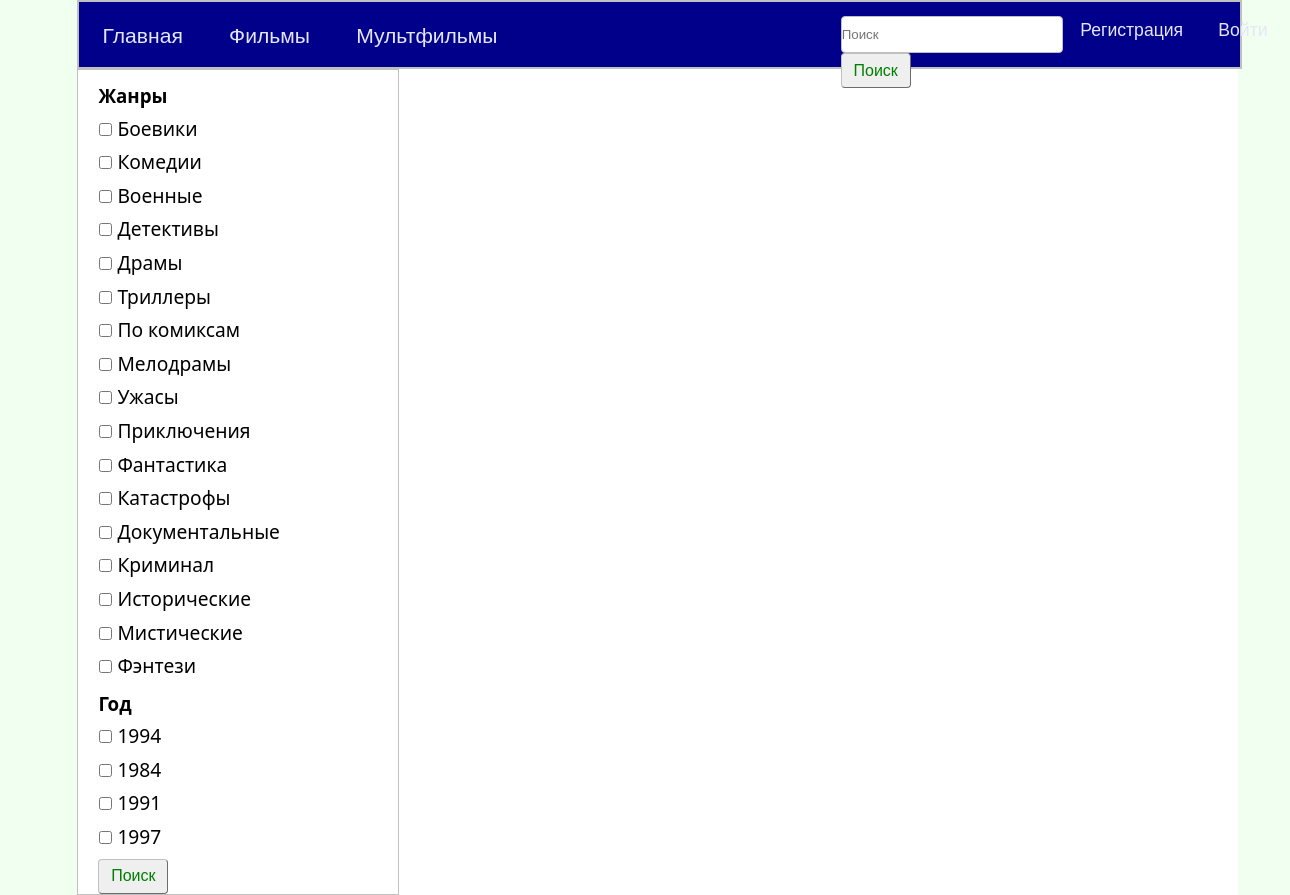
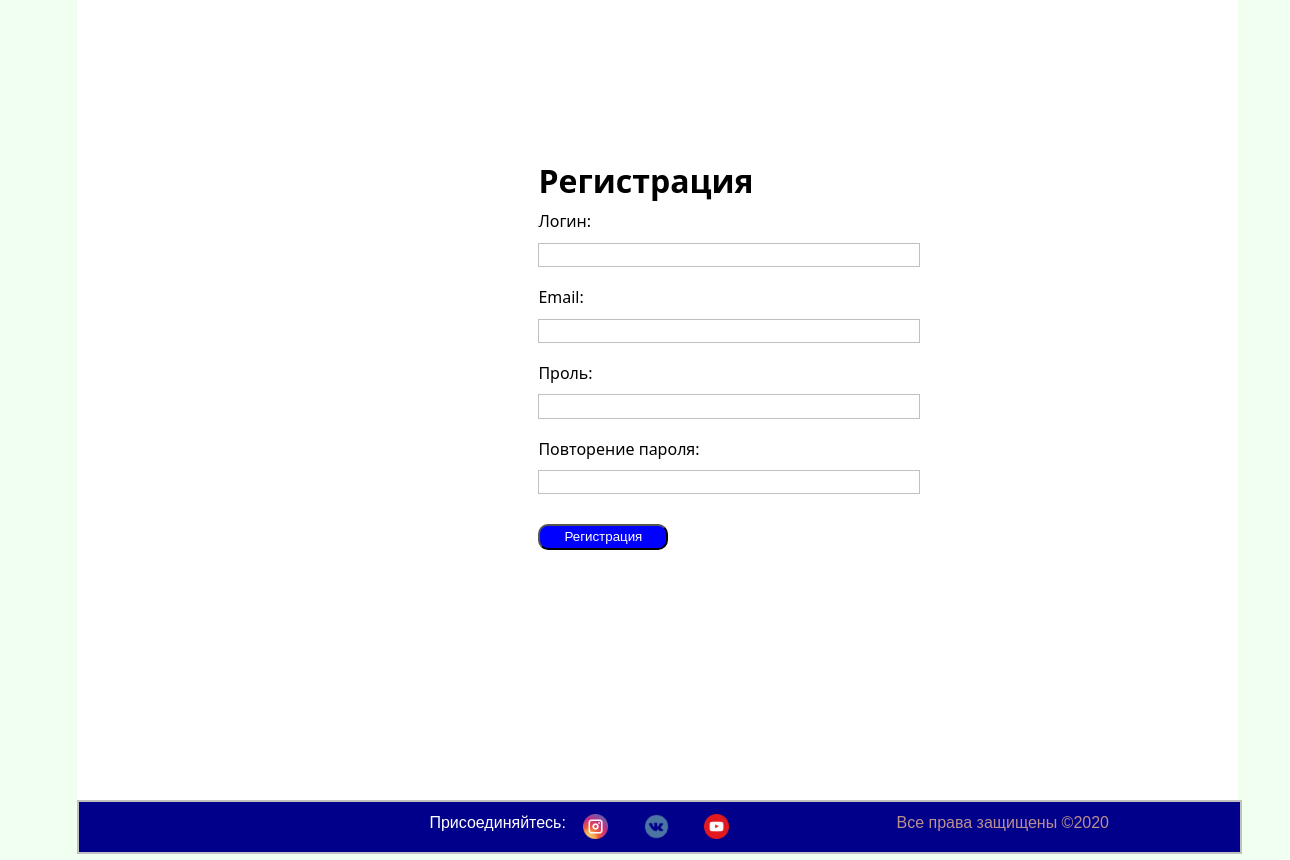
Screenshot of /register/ with the database file from the repository (2 pictures, top to bottom).
### movies/models.py (models this page shows, shortened)
class Genre(models.Model):
    name=models.CharField(max_length=100,verbose_name='Имя')
    description=models.TextField(verbose_name='Описание')
    url=models.SlugField(max_length=100,unique=True,verbose_name='Слаг')
    def get_absolute_url(self):
        return reverse('genre_detail_url',kwargs={'url':self.url})
    class Meta:
        verbose_name='Жанр'
        verbose_name_plural='Жанры'

class Movie(models.Model):
    title=models.CharField(max_length=100,verbose_name='Название')
    english_title=models.CharField(max_length=100,verbose_name='Название на английском',null=True)
    tagline=models.CharField(max_length=100,default=' ',verbose_name='Слоган')
    description=models.TextField(verbose_name='Описание')
    description_2 = models.TextField(verbose_name='Подробное описание',null=True)
    poster=models.ImageField(upload_to='movies/',verbose_name='Постер')
    year=models.PositiveSmallIntegerField(default=2019,verbose_name='Дата выхода')
    country=models.CharField(max_length=30,verbose_name='Страна')
    directors=models.ManyToManyField(Actor,verbose_name='Режисер',related_name='film_director')
    actors=models.ManyToManyField(Actor,verbose_name='Актеры',related_name='film_actor')
    genres=models.ManyToManyField(Genre,verbose_name='Жанры',related_name='film_genres')
    world_premiere=models.DateField(default=date.today,verbose_name='Примьера в мире')
    russian_premiere = models.DateField(default=date.today, verbose_name='Примьера в России')
    budget=models.PositiveIntegerField(default=0,help_text='указывать сумму в долларах',verbose_name='Бюджет')
    fees_in_usa= models.PositiveIntegerField( default=0, help_text='указывать сумму в долларах',verbose_name='Сборы в США')
    fees_in_world = models.PositiveIntegerField( default=0, help_text='указывать сумму в долларах',verbose_name='Сборы в мире')
    category=models.ForeignKey(Category,verbose_name='Категория',on_delete=models.SET_NULL,null=True)
    url=models.SlugField(max_length=130,unique=True,verbose_name='Слаг')
    draft=models.BooleanField(default=False,verbose_name='Черновик')
    age=models.PositiveSmallIntegerField(default=0,verbose_name='Возраст')
    scenarists = models.ManyToManyField(Actor, verbose_name='Сценарий', related_name='film_scenarist')
    compositors=models.ManyToManyField(Actor,verbose_name='Композитор',related_name='film_compositor')
    hudogniks=models.ManyToManyField(Actor,verbose_name='Художник',related_name='film_hudognik')
    operators=models.ManyToManyField(Actor,verbose_name='Оператор',related_name='film_operators')
    producer = models.ManyToManyField(Actor, verbose_name='Продюсер', related_name='film_producers')
    treiler=models.FileField(upload_to='treilers/',verbose_name='Трейлер',null=True)
    quality_videos=models.ForeignKey('QualityVideos',on_delete=models.SET_NULL,null=True,verbose_name='Качество видео')
    class Meta:
        verbose_name='Фильм'
        verbose_name_plural='Фильмы'

### movies/views.py (the view)
# urls.py: path('register/',RegisterUser.as_view(),name='register'),
class RegisterUser(DataMixin,CreateView):
    form_class = RegisterUserForm
    template_name ='movies/register.html'
    success_url = reverse_lazy('login')
    def get_context_data(self, **kwargs):
        context=super().get_context_data(**kwargs)
        context['films']=Movie.objects.all()
        cdef=self.get_user_context(title='Регистрация')
        return dict(list(context.items()) + list(cdef.items()))

### movies/forms.py
class RegisterUserForm(UserCreationForm):
    username=forms.CharField(label='Логин',widget=forms.TextInput(attrs={'class':'form-input'}))
    email=forms.EmailField(label='Email',widget=forms.EmailInput(attrs={'class':'form-input'}))
    password1 = forms.CharField(label='Проль',widget=forms.PasswordInput(attrs={'class':'form-input'}))
    password2=forms.CharField(label='Повторение пароля',widget=forms.PasswordInput(attrs={'class':'form-input'}))
    class Meta:
        model=User
        fields=('username','email','password1','password2')

### movies/utils.py (called while the page is built)
    def get_user_context(self,**kwargs):
        context=kwargs
        context['genres'] = Genre.objects.all()
        return context

### movies/templates/movies/register.html (shortened to what this page needs)
{% extends 'movies/base_movies.html' %}
{% block css %}
{% load static %}
<link rel="stylesheet" href="{% static 'css/index.css' %}"  type="text/css"/>
<link rel="stylesheet" href="{% static 'css/register.css' %}" type="text/css"/>
{% endblock %}
{% block content %}
    {% include  'movies/includes/left-block.html' %}
    <div class="right-block">
        <form  method="post">
            <div class="register">
                <h1 >{{title}}</h1>
                {% for f in form %}
                <label for="{{ f.id_for_label }} " class="label-register">{{ f.label }}: </label>
                {{ f }}
                {% endfor %}
            <button type="submit" class="bottom-register">Регистрация</button>
            </div>
        </form>
    </div>
{% endblock %}

### movies/templates/movies/includes/left-block.html
<div class="block-left">
    <form action="{% url  'main' %}" method="get">
        <h3 class="otstup">Жанры</h3>
        <ul>
            {% for genre in genres %}
            <li class="genre_str">
                <input type="checkbox" name="genre_name" value="{{ genre.id }}"/>
                <span>{{ genre.name }}</span>
            </li>
            {% endfor %}
        </ul>
        <h3 class="otstup">Год</h3>
        <ul>
            {% for film in films %}
            <li class="genre_str">
                <input type="checkbox" name="year" value="{{ film.year }}"/>
                <span>{{ film.year }}</span>
            </li>
            {% endfor %}
        </ul>
        <button type="submit" class="button-style-filter">Поиск</button>
    </form>
</div>

### static/css/style_3.css (style rules this page uses)
* { margin:0px; padding:0px; }
html { height:100%; width:100%; background-color:Honeydew; }
body { color:black; font-size:1em; font-family:'Segoe UI',sens-serif; line-height:135%; display:flex; flex-direction:column; min-height:100vh; height:auto; width:90%; background-color:white; margin-left:6%; margin-right:6%; }
ul { display:flex; padding-left:0; list-style:none; }
li { position:relative; border:2px solid DarkBlue; background-color:DarkBlue; }

### static/css/index.css (style rules this page uses)
.block-left { width:320px; min-height:600px; border:1px solid silver; float:left; }
.block-left ul { display:flex; flex-direction:column; margin-left:20px; }
.genre_str { background-color:white; border:1px solid white; font-size:1.2em; margin-top:10px; position:relative; }
.right-block { float:right; width:980px; min-height:100vh; }
.otstup { margin-top:15px; margin-left:20px; }
.button-style-filter { height:35px; width:70px; border:1px outset silver; border-radius:4px; color:green; font-size:1.0em; margin-left:20px; margin-top:10px; }

### static/css/register.css (style rules this page uses)
.form-input { width:380px; height:27px; border:1px solid silver; margin-top:10px; }
.bottom-register { border-radius:10px; width:130px; height:30px; background-color:blue; color:white; margin-top:30px; }
.register { height:380px; width:410px; margin:170px 0px 0px 280px; display:flex; flex-direction:column; }
.label-register { margin-top:20px; }

### rows the page displays
Genre: name "Боевики"
Genre: name "Комедии"
Genre: name "Военные"
Genre: name "Детективы"
Genre: name "Драмы"
Genre: name "Триллеры"
Genre: name "По комиксам"
Genre: name "Мелодрамы"
Genre: name "Ужасы"
Genre: name "Приключения"
Genre: name "Фантастика"
Genre: name "Катастрофы"
Genre: name "Документальные"
Genre: name "Криминал"
Genre: name "Исторические"
Genre: name "Мистические"
Genre: name "Фэнтези"
Movie: year "1994"
Movie: year "1984"
Movie: year "1991"
Movie: year "1997"

### other values shown
{{ title }} "Регистрация"
{{ f.label }} "Логин" "Email" "Проль" "Повторение пароля"
